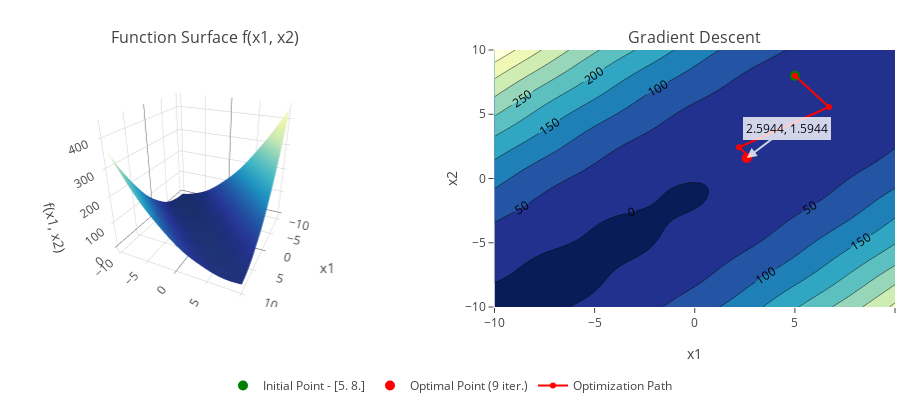

Notebook code cell kept with this figure:
### Code cell
opt.plot_results()

### Figure 1 — Plotly figure (JSON) as saved in the notebook; plotly's stock layout.template omitted (floating-point values rounded to 4 significant figures; data arrays with more than 128 entries replaced by an {"elided": "..."} marker saying what was removed)
{"data": [{"colorscale": [[0, "rgb(8,29,88)"], [0.125, "rgb(37,52,148)"], [0.25, "rgb(34,94,168)"], [0.375, "rgb(29,145,192)"], [0.5, "rgb(65,182,196)"], [0.625, "rgb(127,205,187)"], [0.75, "rgb(199,233,180)"], [0.875, "rgb(237,248,177)"], [1, "rgb(255,255,217)"]], "scene": "scene", "showscale": false, "type": "surface", "x": {"elided": "100x100 float values"}, "y": {"elided": "100x100 float values"}, "z": {"elided": "100x100 float values"}}, {"colorscale": [[0, "rgb(8,29,88)"], [0.125, "rgb(37,52,148)"], [0.25, "rgb(34,94,168)"], [0.375, "rgb(29,145,192)"], [0.5, "rgb(65,182,196)"], [0.625, "rgb(127,205,187)"], [0.75, "rgb(199,233,180)"], [0.875, "rgb(237,248,177)"], [1, "rgb(255,255,217)"]], "contours": {"showlabels": true}, "line": {"smoothing": 0.85}, "name": "Objective Function", "showscale": false, "type": "contour", "x": [-10, -9.798, -9.596, -9.394, -9.192, -8.99, -8.788, -8.586, -8.384, -8.182, -7.98, -7.778, -7.576, -7.374, -7.172, -6.97, -6.768, -6.566, -6.364, -6.162, -5.96, -5.758, -5.556, -5.354, -5.152, -4.949, -4.747, -4.545, -4.343, -4.141, -3.939, -3.737, -3.535, -3.333, -3.131, -2.929, -2.727, -2.525, -2.323, -2.121, -1.919, -1.717, -1.515, -1.313, -1.111, -0.9091, -0.7071, -0.5051, -0.303, -0.101, 0.101, 0.303, 0.5051, 0.7071, 0.9091, 1.111, 1.313, 1.515, 1.717, 1.919, 2.121, 2.323, 2.525, 2.727, 2.929, 3.131, 3.333, 3.535, 3.737, 3.939, 4.141, 4.343, 4.545, 4.747, 4.949, 5.152, 5.354, 5.556, 5.758, 5.96, 6.162, 6.364, 6.566, 6.768, 6.97, 7.172, 7.374, 7.576, 7.778, 7.98, 8.182, 8.384, 8.586, 8.788, 8.99, 9.192, 9.394, 9.596, 9.798, 10], "xaxis": "x", "y": [-10, -9.798, -9.596, -9.394, -9.192, -8.99, -8.788, -8.586, -8.384, -8.182, -7.98, -7.778, -7.576, -7.374, -7.172, -6.97, -6.768, -6.566, -6.364, -6.162, -5.96, -5.758, -5.556, -5.354, -5.152, -4.949, -4.747, -4.545, -4.343, -4.141, -3.939, -3.737, -3.535, -3.333, -3.131, -2.929, -2.727, -2.525, -2.323, -2.121, -1.919, -1.717, -1.515, -1.313, -1.111, -0.9091, -0.7071, -0.5051, -0.303, -0.101, 0.101, 0.303, 0.5051, 0.7071, 0.9091, 1.111, 1.313, 1.515, 1.717, 1.919, 2.121, 2.323, 2.525, 2.727, 2.929, 3.131, 3.333, 3.535, 3.737, 3.939, 4.141, 4.343, 4.545, 4.747, 4.949, 5.152, 5.354, 5.556, 5.758, 5.96, 6.162, 6.364, 6.566, 6.768, 6.97, 7.172, 7.374, 7.576, 7.778, 7.98, 8.182, 8.384, 8.586, 8.788, 8.99, 9.192, 9.394, 9.596, 9.798, 10], "yaxis": "y", "z": {"elided": "100x100 float values"}}, {"marker": {"color": "green", "size": 10}, "mode": "markers", "name": "Initial Point - [5. 8.]", "type": "scatter", "x": [5], "xaxis": "x", "y": [8], "yaxis": "y"}, {"marker": {"color": "red", "size": 10}, "mode": "markers", "name": "Optimal Point (9 iter.)", "type": "scatter", "x": [2.594], "xaxis": "x", "y": [1.594], "yaxis": "y"}, {"line": {"color": "red"}, "mode": "lines+markers", "name": "Optimization Path", "type": "scatter", "x": [5, 6.701, 2.212, 2.721, 2.588, 2.597, 2.594, 2.594, 2.594, 2.594], "xaxis": "x", "y": [8, 5.573, 2.427, 1.702, 1.609, 1.597, 1.595, 1.594, 1.594, 1.594], "yaxis": "y"}], "layout": {"annotations": [{"font": {"size": 16}, "showarrow": false, "text": "Function Surface f(x1, x2)", "x": 0.225, "xanchor": "center", "xref": "paper", "y": 1, "yanchor": "bottom", "yref": "paper"}, {"font": {"size": 16}, "showarrow": false, "text": "Gradient Descent", "x": 0.775, "xanchor": "center", "xref": "paper", "y": 1, "yanchor": "bottom", "yref": "paper"}, {"arrowcolor": "white", "arrowhead": 2, "ax": 40, "ay": -30, "bgcolor": "white", "bordercolor": "white", "borderpad": 2, "borderwidth": 1, "font": {"color": "black", "size": 12}, "opacity": 0.8, "showarrow": true, "text": "2.5944, 1.5944", "x": 2.594, "y": 1.594}], "height": 400, "legend": {"orientation": "h", "x": 0.5, "xanchor": "center", "y": -0.25, "yanchor": "top"}, "margin": {"b": 0, "l": 5, "r": 5, "t": 50}, "scene": {"camera": {"eye": {"x": 1.87, "y": 0.88, "z": 1}}, "domain": {"x": [0, 0.45], "y": [0, 1]}, "xaxis": {"title": {"text": "x1"}}, "yaxis": {"title": {"text": "x2"}}, "zaxis": {"title": {"text": "f(x1, x2)"}}}, "width": 900, "xaxis": {"anchor": "y", "domain": [0.55, 1], "title": {"text": "x1"}}, "yaxis": {"anchor": "x", "domain": [0, 1], "title": {"text": "x2"}}}}
